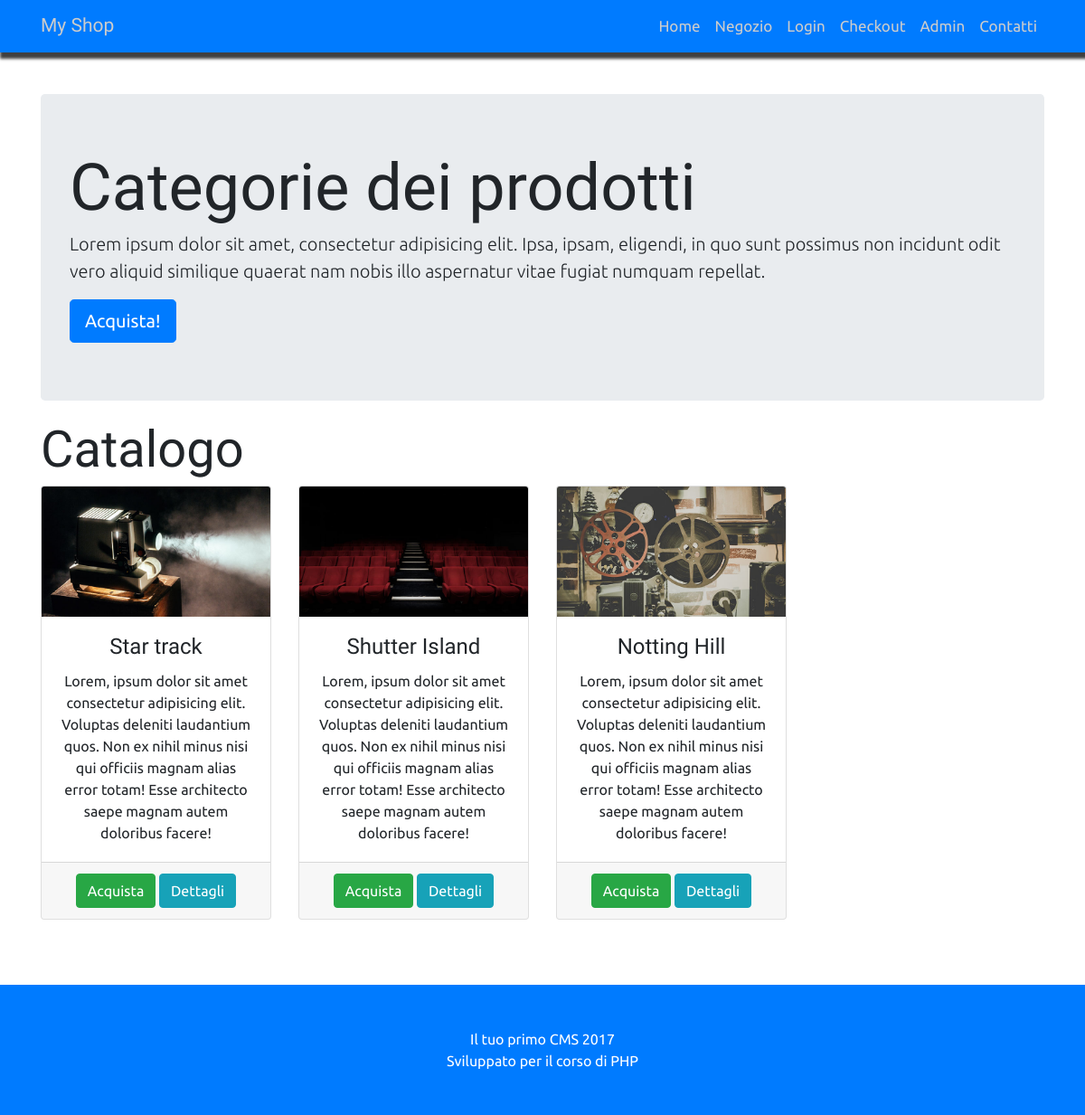
Page /ECOMM/public/negozio.php on the committed database.
### tables this page shows
CREATE TABLE `prodotti` (
  `id_prodotto` int(11) NOT NULL,
  `nome_prodotto` varchar(255) NOT NULL,
  `descr_prodotto` varchar(255) NOT NULL,
  `prezzo` float NOT NULL,
  `cat_prodotto` int(11) NOT NULL,
  `immagine` text NOT NULL
);

### ECOMM/risorse/funzioni.php (the view, shortened to what this page needs)
<?php
function query($sql){
  global $connessione;
  return mysqli_query($connessione,$sql);
}
function fetch_array($risultato){
  return mysqli_fetch_array($risultato);
}
function catalogoProdotti(){
  $catalogo = query("SELECT * FROM prodotti");
  while($row = fetch_array($catalogo)){
    $catProdotti = <<<STRINGA_CAT
      <div class="col-lg-3 col-md-6 mb-4">
        <div class="card altezza">
          <img class="card-img-top" src="../risorse/{$row['immagine']}" alt="">
          <div class="card-body">
            <h4 class="card-title">{$row['nome_prodotto']}</h4>
            <p class="card-text">{$row['descr_prodotto']}</p>
          </div>
          <div class="card-footer">
            <a href="prodotto.php?id={$row['id_prodotto']}" class="btn btn-success btn-small">Acquista</a> <a href="prodotto.php?id={$row['id_prodotto']}" class="btn btn-info btn-small">Dettagli</a>
          </div>
        </div>
      </div>
    STRINGA_CAT;
    echo $catProdotti;
  }
}

### ECOMM/public/css/custom.css (style rules this page uses)
body { padding-top: 54px; font-family: Ubuntu, sans-serif; }
h1,h2,h3,h4,h5,h6 { font-family: Prompt, sans-serif; }
a { font-size: 17px }
.altezza { height: 100%; }
@media (min-width: 992px) { body { padding-top: 56px; } }

### rows in the picture
prodotti: immagine (picture), nome_prodotto "Star track", descr_prodotto "Lorem, ipsum dolor sit amet consectetur adipisicing elit. Voluptas deleniti laudantium quos. Non ex nihil minus nisi qui officiis magnam alias error totam! Esse architecto saepe magnam autem doloribus facere!"
prodotti: immagine (picture), nome_prodotto "Shutter Island", descr_prodotto "Lorem, ipsum dolor sit amet consectetur adipisicing elit. Voluptas deleniti laudantium quos. Non ex nihil minus nisi qui officiis magnam alias error totam! Esse architecto saepe magnam autem doloribus facere!"
prodotti: immagine (picture), nome_prodotto "Notting Hill", descr_prodotto "Lorem, ipsum dolor sit amet consectetur adipisicing elit. Voluptas deleniti laudantium quos. Non ex nihil minus nisi qui officiis magnam alias error totam! Esse architecto saepe magnam autem doloribus facere!"
